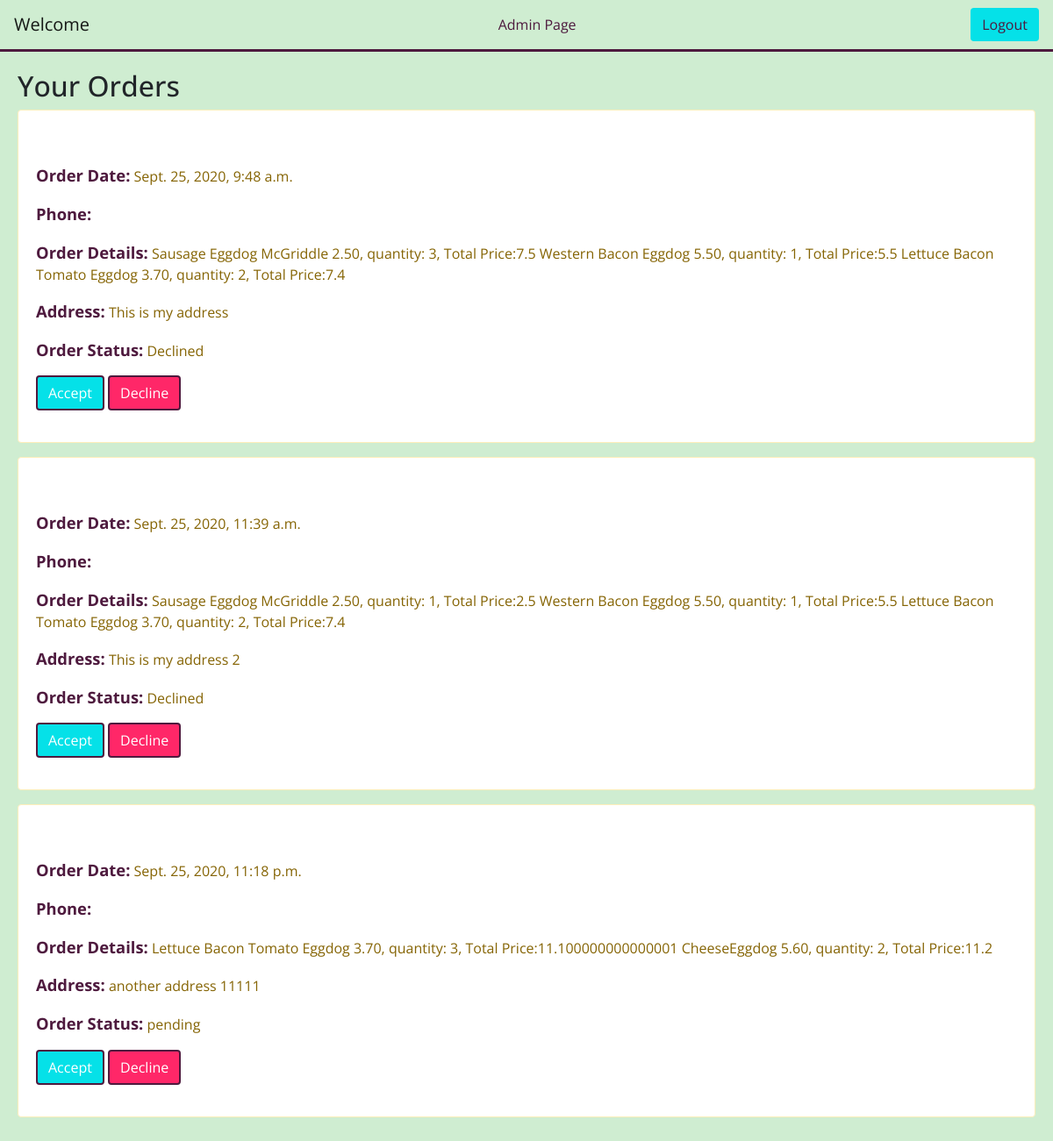
The page /adminorders/ on the database its author committed.
### hamburgerapp/models.py (models this page shows)
class Order(models.Model):
    user_customer = models.ForeignKey('User', related_name='customer_orders', on_delete=models.CASCADE)
    address = models.CharField(max_length=254)
    ordered_items = models.CharField(max_length=32)
    created_at = models.DateTimeField(auto_now_add=True)
    updated_at = models.DateTimeField(auto_now=True)
    status = models.CharField(max_length=32, default="pending")

### hamburgerapp/views.py (the view)
# urls.py: path('adminorders/', views.admin_orders),
def admin_orders(request):
    orders = Order.objects.all()
    context = {
        'orders' : orders
    }
    return render(request, 'hamburgerapp/adminorders.html', context)

### templates/hamburgerapp/adminorders.html (shortened to what this page needs)
<!DOCTYPE html>
<html lang="en">
<head>
    <link rel="stylesheet" href="https://stackpath.bootstrapcdn.com/bootstrap/4.5.2/css/bootstrap.min.css">
    {% load static %}
    <link rel="stylesheet" href="{%static 'css/style.css'%}">
</head>
<body>
    <nav class="navbar navbar-light ">
        <a class="navbar-brand">Welcome {{this_customer.username}}</a>
        <a href="/admin/homepage/" class="nav-item">Admin Page</a>
        <a href="/adminlogout/" class="btn" id="logout-btn">Logout</a>
    </nav>
    <div class="outer-container2">
        <h2 class="your-orders">Your Orders</h2>
        {%for order in orders%}
        <div class="alert alert-warning" role="alert">
            <p><span>Order Date:</span> {{order.created_at}}</p>
            <p><span>Phone:</span> {{this_customer_phone}}</p>
            <p><span>Order Details:</span> {{order.ordered_items}}</p>
            <p><span>Address:</span> {{order.address}}</p>
            <p><span>Order Status:</span> {{order.status}}</p>
            <p>
                <a href="/acceptorder/{{order.id}}/" class="btn cyan-btn">Accept</a>
                <a href="/declineorder/{{order.id}}/" class="btn red-btn">Decline</a>
            </p>
        </div>
        {%endfor%}
    </div>
</body>
</html>

### static/css/style.css (style rules this page uses)
* { margin: 0px; padding: 0px; }
body { background-color: #CFEDD1; font-family: 'Open Sans', sans-serif; }
#logout-btn { background-color: #05E1E8; color: #4E1A3E; }
.navbar { border-bottom: 3px solid #4E1A3E ; background-color: #CFEDD1; }
.cyan-btn { background-color: #05E1E8; color: white; border: 2px solid #4E1A3E; }
.red-btn { background-color: #FF2768; color: white; border: 2px solid #4E1A3E; }
.nav-item { color: #4E1A3E; }
.outer-container2 { padding: 20px; }
.alert { padding: 20px; background-color: white; }
span { font-weight: bolder; font-size: 1.15rem; color: #4E1A3E; }

### rows shown on the page
Order: created_at "Sept. 25, 2020, 9:48 a.m.", ordered_items "Sausage Eggdog McGriddle 2.50, quantity: 3, Total Price:7.5 Western Bacon Eggdog 5.50, quantity: 1, Total Price:5.5 Lettuce Bacon Tomato Eggdog 3.70, quantity: 2, Total Price:7.4", address "This is my address", status "Declined"
Order: created_at "Sept. 25, 2020, 11:39 a.m.", ordered_items "Sausage Eggdog McGriddle 2.50, quantity: 1, Total Price:2.5 Western Bacon Eggdog 5.50, quantity: 1, Total Price:5.5 Lettuce Bacon Tomato Eggdog 3.70, quantity: 2, Total Price:7.4", address "This is my address 2", status "Declined"
Order: created_at "Sept. 25, 2020, 11:18 p.m.", ordered_items "Lettuce Bacon Tomato Eggdog 3.70, quantity: 3, Total Price:11.100000000000001 CheeseEggdog 5.60, quantity: 2, Total Price:11.2", address "another address 11111", status "pending"
